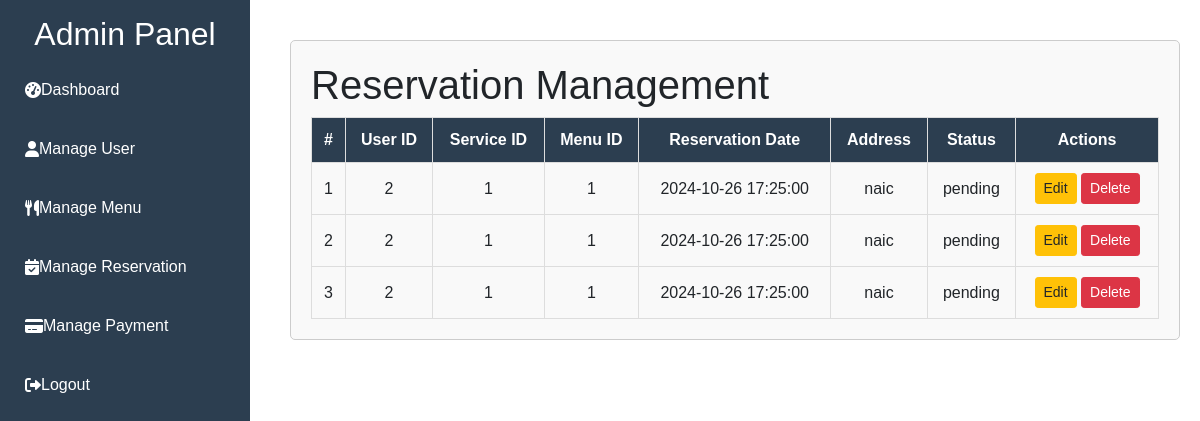
/admin/reservation.php, run on the app's committed database.
### tables this page shows
CREATE TABLE `reservations` (
  `reservation_id` int(11) NOT NULL,
  `user_id` int(11) NOT NULL,
  `service_id` int(11) NOT NULL,
  `menu_id` int(11) NOT NULL,
  `reservation_date` datetime NOT NULL,
  `address` text NOT NULL,
  `status` enum('pending','confirmed','canceled') DEFAULT 'pending',
  `created_at` timestamp NOT NULL DEFAULT current_timestamp(),
  `updated_at` timestamp NOT NULL DEFAULT current_timestamp() ON UPDATE current_timestamp()
);

### admin/reservation.php (the view, shortened to what this page needs)
<?php
$connection = mysqli_connect("localhost", "root", "", "gerlysdatab");
$reservations = mysqli_query($connection, "SELECT * FROM reservations");
?>
<!DOCTYPE html>
<html lang="en">
<head>
    <link rel="stylesheet" href="https://cdnjs.cloudflare.com/ajax/libs/font-awesome/6.0.0-beta3/css/all.min.css">
    <link rel="stylesheet" href="https://stackpath.bootstrapcdn.com/bootstrap/4.5.2/css/bootstrap.min.css">
</head>
<body>
<div class="sidebar">
    <h2>Admin Panel</h2>
    <a href="#dashboard"><i class="fas fa-tachometer-alt"></i> Dashboard</a>
    <a href="user.php"><i class="fas fa-user"></i> Manage User</a>
    <a href="menu.php"><i class="fas fa-utensils"></i> Manage Menu</a>
    <a href="reservation.php"><i class="fas fa-calendar-check"></i> Manage Reservation</a>
    <a href="payments.php"><i class="fas fa-credit-card"></i> Manage Payment</a>
    <a href="#logout" class="logout"><i class="fas fa-sign-out-alt"></i> Logout</a>
</div>
<div class="content">
    <div class="table-container">
        <h1>Reservation Management</h1>
        <table>
            <thead>
                <tr>
                    <th>#</th>
                    <th>User ID</th>
                    <th>Service ID</th>
                    <th>Menu ID</th>
                    <th>Reservation Date</th>
                    <th>Address</th>
                    <th>Status</th>
                    <th>Actions</th>
                </tr>
            </thead>
            <tbody>
            <?php foreach ($reservations as $index => $reservation): ?>
                <tr>
                    <td><?php echo $index + 1; ?></td>
                    <td><?php echo htmlspecialchars($reservation['user_id']); ?></td>
                    <td><?php echo htmlspecialchars($reservation['service_id']); ?></td>
                    <td><?php echo htmlspecialchars($reservation['menu_id']); ?></td>
                    <td><?php echo htmlspecialchars($reservation['reservation_date']); ?></td>
                    <td><?php echo htmlspecialchars($reservation['address']); ?></td>
                    <td><?php echo htmlspecialchars($reservation['status']); ?></td>
                    <td>
                        <button class='btn btn-warning btn-sm' onclick='editReservation(<?php echo $reservation['reservation_id']; ?>, "<?php echo htmlspecialchars($reservation['user_id']); ?>", "<?php echo htmlspecialchars($reservation['service_id']); ?>", "<?php echo htmlspecialchars($reservation['menu_id']); ?>", "<?php echo htmlspecialchars($reservation['reservation_date']); ?>", "<?php echo htmlspecialchars($reservation['address']); ?>")'>Edit</button>
                        <a href='?delete_id=<?php echo $reservation['reservation_id']; ?>' class='btn btn-danger btn-sm' onclick='return confirm("Are you sure you want to delete this reservation?");'>Delete</a>
                    </td>
                </tr>
            <?php endforeach; ?>
            </tbody>
        </table>
    </div>
</div>
</body>
</html>

### admin/reservation.php (style rules this page uses)
body { font-family: Arial, sans-serif; margin: 0; display: flex; }
.sidebar { width: 250px; background-color: #2c3e50; color: white; padding: 15px; height: 100vh; position: fixed; }
.sidebar h2 { text-align: center; }
.sidebar a { color: white; text-decoration: none; display: flex; align-items: center; padding: 10px; margin: 15px 0; border-radius: 5px; transition: background-color 0.3s; }
.content { margin-left: 270px; padding: 20px; flex: 1; }
.table-container { margin-top: 20px; padding: 20px; border: 1px solid #ccc; border-radius: 5px; background-color: #f9f9f9; }
table { width: 100%; border-collapse: collapse; }
th, td { padding: 10px; text-align: center; border: 1px solid #ddd; }
th { background-color: #2c3e50; color: white; }

### data on the page
reservations: user "2", service "1", menu "1", reservation_date "2024-10-26 17:25:00", address "naic", status "pending"
reservations: user "2", service "1", menu "1", reservation_date "2024-10-26 17:25:00", address "naic", status "pending"
reservations: user "2", service "1", menu "1", reservation_date "2024-10-26 17:25:00", address "naic", status "pending"
